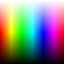

Recreate this plot in Python.
from PIL import Image, ImageDraw
import colorsys

width = 64
height = 64

image = Image.new("RGB", (width, height), "white")
draw = ImageDraw.Draw(image)

for x in range(width):
    for y in range(height):
        hue = x / width
        lightness = y / height
        saturation = 1.0 

        r, g, b = colorsys.hls_to_rgb(hue, lightness, saturation)

        r = int(r * 255)
        g = int(g * 255)
        b = int(b * 255)

        draw.point((x, height-y), (r, g, b))

image.save("cspace.png")

print("Image saved as cspace.png")